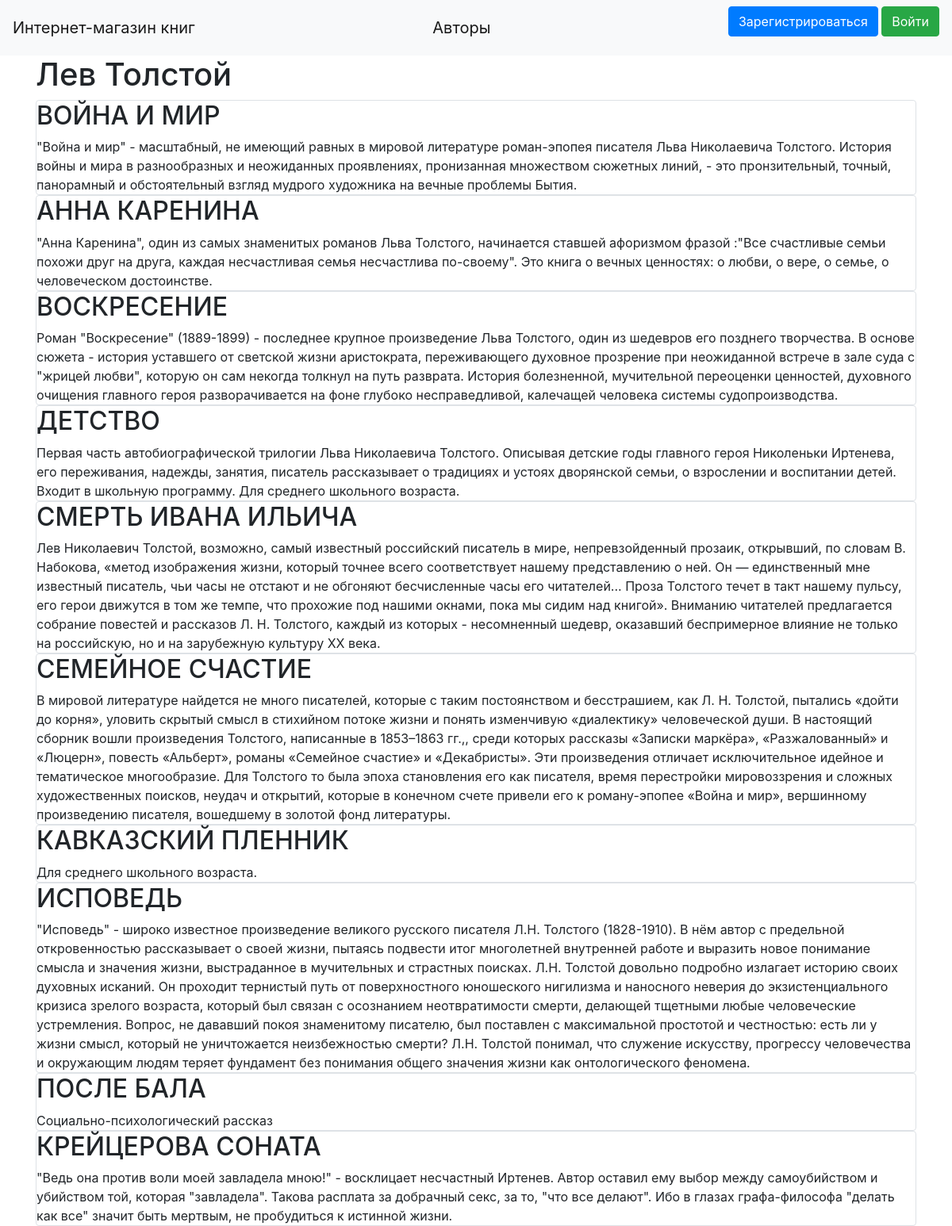
The page /books/2 on the database its author committed.
### data/author.py (models this page shows)
class Author(SqlAlchemyBase, SerializerMixin):
    __tablename__ = 'author'
    id = sqlalchemy.Column(sqlalchemy.Integer, primary_key=True, autoincrement=True)
    name = sqlalchemy.Column(sqlalchemy.String, nullable=True)
    books = orm.relation("Books", back_populates='author')

### data/books.py (models this page shows)
class Books(SqlAlchemyBase, SerializerMixin):
    __tablename__ = 'books'
    id = sqlalchemy.Column(sqlalchemy.Integer, primary_key=True, autoincrement=True)
    title = sqlalchemy.Column(sqlalchemy.String, nullable=True)
    description = sqlalchemy.Column(sqlalchemy.String, nullable=True)
    price = sqlalchemy.Column(sqlalchemy.Integer, nullable=True)
    count = sqlalchemy.Column(sqlalchemy.Integer, nullable=True)
    author_id = sqlalchemy.Column(sqlalchemy.Integer, sqlalchemy.ForeignKey("author.id"))
    author = orm.relation('Author')

### main.py (the view)
@app.route('/books/<int:id>')
def show_books(id):
    session = db_session.create_session()
    books = session.query(Books).filter(Books.author_id == id)
    author = session.query(Author).filter(Author.id == id).first()
    author = author.name
    return render_template("books.html", author=author, books=books)

### data/db_session.py (called while the page is built)
def create_session() -> Session:
    global __factory
    return __factory()

### templates/books.html (shortened to what this page needs)
{% extends "base.html" %}
{% block content %}
<h1>{{ author }}</h1>
{% for item in books%}
{% if item.count != 0 %}
<div class="col-md6 border rounded">
    <h2>{{item.title}}</h2>
    <div>
        {{item.description}}
    </div>
</div>
{% endif %}
{% endfor %}
{% endblock %}

### rows shown on the page
Author: name "Лев Толстой"
Books: title "ВОЙНА И МИР", description "\"Война и мир\" - масштабный, не имеющий равных в мировой литературе роман-эпопея писателя Льва Николаевича Толстого. История войны и мира в разнообразных и неожиданных проявлениях, пронизанная множеством сюжетных линий, - это пронзительный, точный, панорамный и обстоятельный взгляд мудрого художника на вечные проблемы Бытия."
Books: title "АННА КАРЕНИНА", description "\"Анна Каренина\", один из самых знаменитых романов Льва Толстого, начинается ставшей афоризмом фразой :\"Все счастливые семьи похожи друг на друга, каждая несчастливая семья несчастлива по-своему\". Это книга о вечных ценностях: о любви, о вере, о семье, о человеческом достоинстве."
Books: title "ВОСКРЕСЕНИЕ", description "Роман \"Воскресение\" (1889-1899) - последнее крупное произведение Льва Толстого, один из шедевров его позднего творчества. В основе сюжета - история уставшего от светской жизни аристократа, переживающего духовное прозрение при неожиданной встрече в зале суда с \"жрицей любви\", которую он сам некогда толкнул на путь разврата. История болезненной, мучительной переоценки ценностей, духовного очищения главного героя разворачивается на фоне глубоко несправедливой, калечащей человека системы судопроизводства."
Books: title "ДЕТСТВО", description "Первая часть автобиографической трилогии Льва Николаевича Толстого. Описывая детские годы главного героя Николеньки Иртенева, его переживания, надежды, занятия, писатель рассказывает о традициях и устоях дворянской семьи, о взрослении и воспитании детей. Входит в школьную программу. Для среднего школьного возраста."
Books: title "СМЕРТЬ ИВАНА ИЛЬИЧА", description "Лев Николаевич Толстой, возможно, самый известный российский писатель в мире, непревзойденный прозаик, открывший, по словам В. Набокова, «метод изображения жизни, который точнее всего соответствует нашему представлению о ней. Он — единственный мне известный писатель, чьи часы не отстают и не обгоняют бесчисленные часы его читателей... Проза Толстого течет в такт нашему пульсу, его герои движутся в том же темпе, что прохожие под нашими окнами, пока мы сидим над книгой». Вниманию читателей предлагается собрание повестей и рассказов Л. Н. Толстого, каждый из которых - несомненный шедевр, оказавший беспримерное влияние не только на российскую, но и на зарубежную культуру XX века."
Books: title "СЕМЕЙНОЕ СЧАСТИЕ", description "В мировой литературе найдется не много писателей, которые с таким постоянством и бесстрашием, как Л. Н. Толстой, пытались «дойти до корня», уловить скрытый смысл в стихийном потоке жизни и понять изменчивую «диалектику» человеческой души. В настоящий сборник вошли произведения Толстого, написанные в 1853–1863 гг.,, среди которых рассказы «Записки маркёра», «Разжалованный» и «Люцерн», повесть «Альберт», романы «Семейное счастие» и «Декабристы». Эти произведения отличает исключительное идейное и тематическое многообразие. Для Толстого то была эпоха становления его как писателя, время перестройки мировоззрения и сложных художественных поисков, неудач и открытий, которые в конечном счете…"
Books: title "КАВКАЗСКИЙ ПЛЕННИК", description "Для среднего школьного возраста."
Books: title "ИСПОВЕДЬ", description "\"Исповедь\" - широко известное произведение великого русского писателя Л.Н. Толстого (1828-1910). В нём автор с предельной откровенностью рассказывает о своей жизни, пытаясь подвести итог многолетней внутренней работе и выразить новое понимание смысла и значения жизни, выстраданное в мучительных и страстных поисках. Л.Н. Толстой довольно подробно излагает историю своих духовных исканий. Он проходит тернистый путь от поверхностного юношеского нигилизма и наносного неверия до экзистенциального кризиса зрелого возраста, который был связан с осознанием неотвратимости смерти, делающей тщетными любые человеческие устремления. Вопрос, не дававший покоя знаменитому писателю, был поставлен с…"
Books: title "ПОСЛЕ БАЛА", description "Социально-психологический рассказ"
Books: title "КРЕЙЦЕРОВА СОНАТА", description "\"Ведь она против воли моей завладела мною!\" - восклицает несчастный Иртенев. Автор оставил ему выбор между самоубийством и убийством той, которая \"завладела\". Такова расплата за добрачный секс, за то, \"что все делают\". Ибо в глазах графа-философа \"делать как все\" значит быть мертвым, не пробудиться к истинной жизни."
